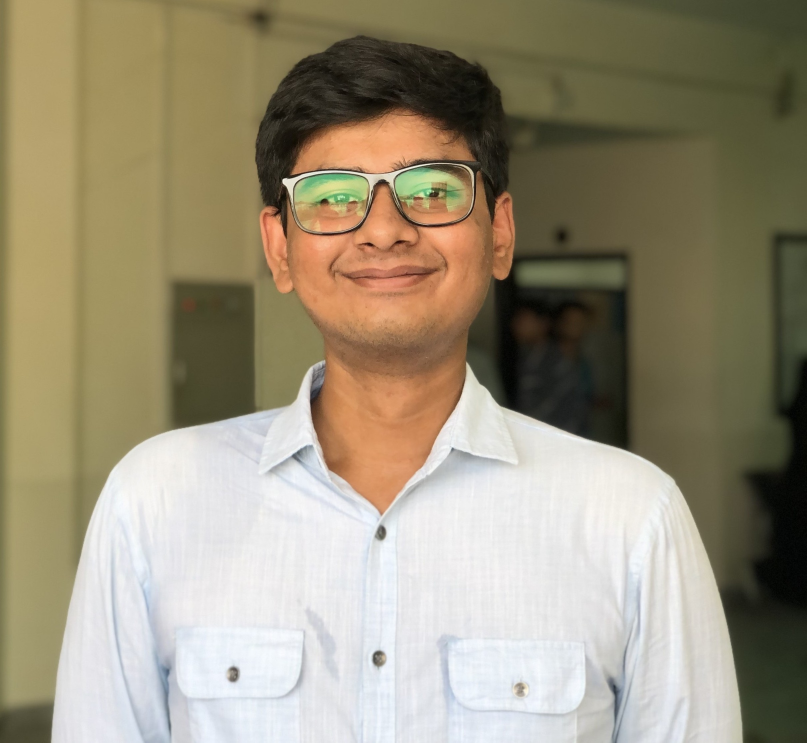
#> input picture source-photo.jpg, 2421 x 2227 px (shown at 1/3 size)
$ python make_ascii_svg.py ../source-photo.jpg ../source-prepped.jpg
#> lines starting #> are read from the running program, lines starting #| are printed output that depends on the picture
# scripts/make_ascii_svg.py
"""Render an ASCII-art portrait as an animated terminal-window SVG.

The portrait is sampled to a roughly *square* aspect (correcting for the tall
monospace character cell, which is what made the old output vertically long)
and each row wipes in left-to-right, staggered top-to-bottom, like a script
typing into a terminal. Output is well-formed XML because GitHub serves SVGs
as image/svg+xml and a strict parser silently drops a malformed document.
"""

# 10 ramp steps, dense (dark pixels) -> light (bright pixels)
ASCII_CHARS = "@%#*+=-:. "

# ---- geometry ----------------------------------------------------------
COLS = 140            # sampled columns (higher = more facial detail)
CHAR_W = 8.0          # px width of one monospace cell at FONT_SIZE
LINE_H = 15.0         # px height of one text row
FONT_SIZE = 12.9
PAD = 20              # left/right padding inside the window
TITLE_H = 30          # title-bar height

PROMPT = "umar@github: ~$ ./portrait.sh"
WHOAMI_USER = "umar@github"
WHOAMI_NAME = "Umar Aftab"

ACCENT = "#39d353"    # green prompt accent (GitHub contribution green)
FG = "#c9d1d9"        # ascii glyph color
MUTED = "#7d8590"     # title / prompt chrome


def _esc(s):
    return s.replace("&", "&amp;").replace("<", "&lt;").replace(">", "&gt;")


def image_to_ascii(image_path, cols=COLS):
#> called with image_path = '../source-photo.jpg', cols = 140
    from PIL import Image, ImageOps, ImageEnhance
    import numpy as np

    img = Image.open(image_path).convert("L")
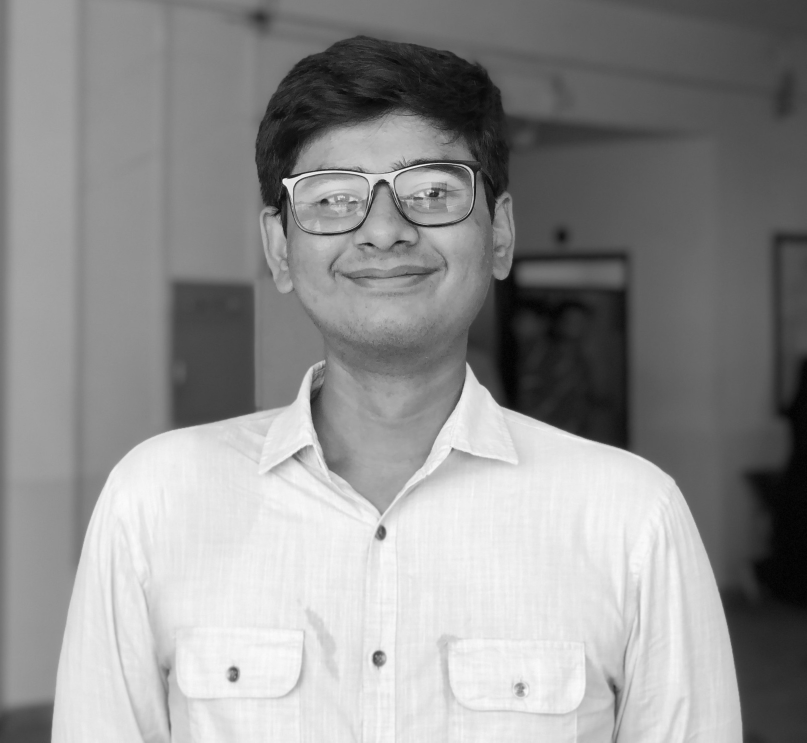
#> img: PIL image 2421x2227 L (shown at 1/3 size); min 0, max 253, mean 144.8
    img = ImageOps.autocontrast(img, cutoff=2)
    img = ImageEnhance.Contrast(img).enhance(1.5)  # separate face from background
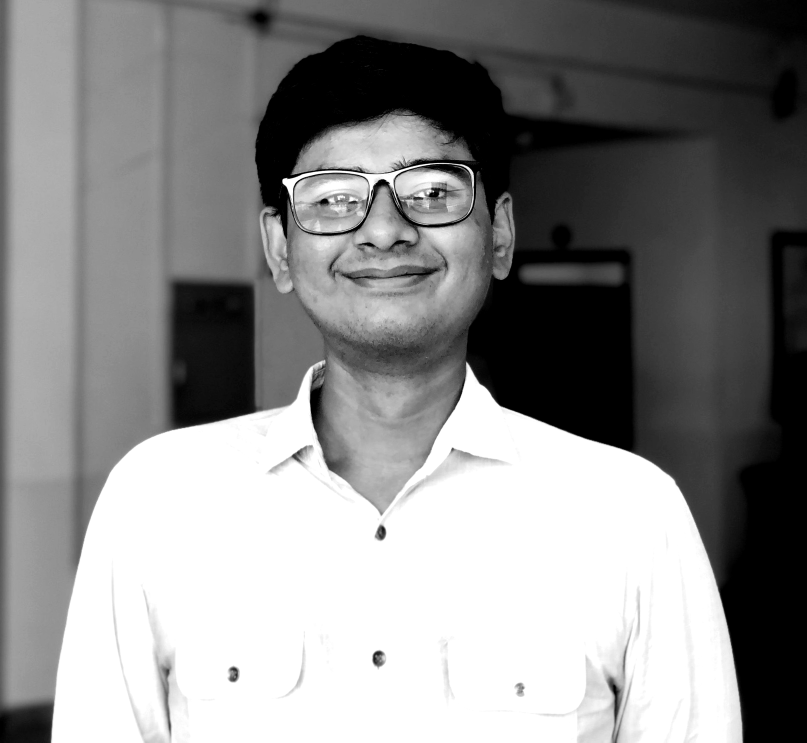
#> img: PIL image 2421x2227 L (shown at 1/3 size); min 0, max 255, mean 137.4
    # center-crop to a square so the face keeps its proportions
    w, h = img.size
#> w = 2421; h = 2227
    side = min(w, h)
#> side = 2227
    left, top = (w - side) // 2, (h - side) // 2
#> left = 97; top = 0
    img = img.crop((left, top, left + side, top + side))
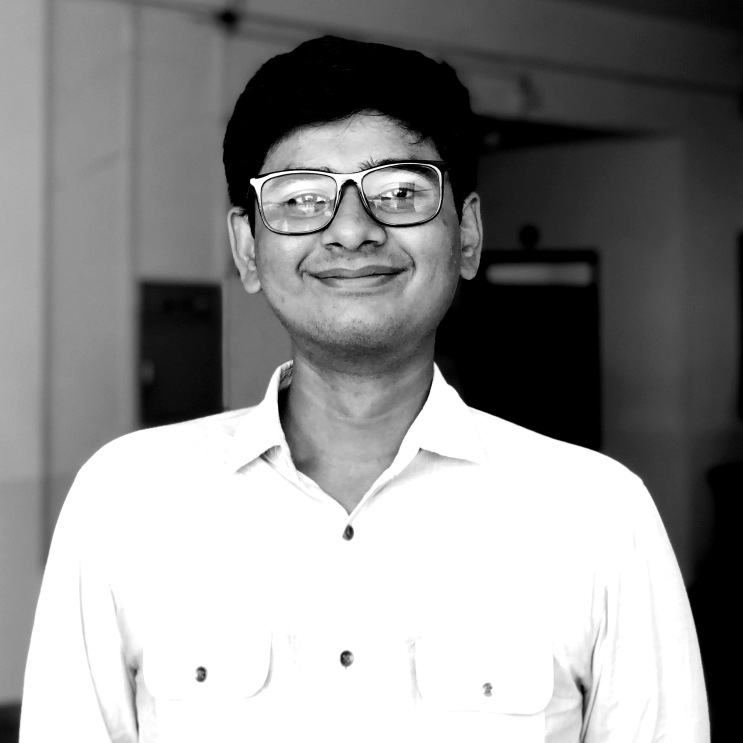
#> img: PIL image 2227x2227 L (shown at 1/3 size); min 0, max 255, mean 142.7
    # rows chosen so cols*CHAR_W ~= rows*LINE_H -> square once rendered
    rows = max(1, round(cols * CHAR_W / LINE_H))
    img = img.resize((cols, rows))
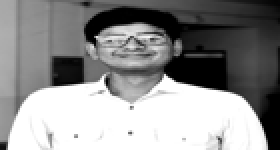
#> img: PIL image 140x75 L (shown 2 times larger); min 0, max 255, mean 142.7
    arr = np.asarray(img)
    scale = (len(ASCII_CHARS) - 1) / 255.0
    return ["".join(ASCII_CHARS[int(p * scale)] for p in row) for row in arr]


def ascii_to_svg(lines):
    cols = max((len(ln) for ln in lines), default=COLS)
#> cols = 140
    text_w = cols * CHAR_W
#> text_w = 1120
    W = round(PAD * 2 + text_w)
#> W = 1160
    y0 = TITLE_H + 18                       # first baseline
    last = y0 + (len(lines) - 1) * LINE_H
#> last = 1158
    whoami_y = last + LINE_H * 2
#> whoami_y = 1188
    H = round(whoami_y + 22)
#> H = 1210
    dur = 0.05                              # per-row wipe duration

    p = [
        f'<svg xmlns="http://www.w3.org/2000/svg" width="{W}" height="{H}" '
        f'viewBox="0 0 {W} {H}" '
        f'font-family="ui-monospace, SFMono-Regular, Menlo, Consolas, monospace">',
        '<defs><linearGradient id="bg" x1="0" y1="0" x2="0" y2="1">'
        '<stop offset="0" stop-color="#111722"/>'
        '<stop offset="1" stop-color="#0d1117"/></linearGradient></defs>',
        f'<rect width="{W}" height="{H}" rx="12" fill="url(#bg)"/>',
        f'<rect x="0.5" y="0.5" width="{W - 1}" height="{H - 1}" rx="12" '
        f'fill="none" stroke="#30363d" stroke-width="1"/>',
        f'<line x1="0" y1="{TITLE_H}" x2="{W}" y2="{TITLE_H}" stroke="#30363d"/>',
        '<circle cx="20" cy="15" r="5" fill="#ff5f56"/>'
        '<circle cx="36" cy="15" r="5" fill="#ffbd2e"/>'
        '<circle cx="52" cy="15" r="5" fill="#27c93f"/>',
        f'<text x="{W / 2:.1f}" y="19" fill="{MUTED}" font-size="12" '
        f'text-anchor="middle">{_esc(PROMPT)}</text>',
    ]

    for i, line in enumerate(lines):
        begin = round(i * dur, 3)
        y = y0 + i * LINE_H
        clip = f"r{i}"
        p.append(
            f'<clipPath id="{clip}"><rect x="{PAD}" y="{y - 12:.1f}" '
            f'height="{LINE_H}" width="0">'
            f'<animate attributeName="width" from="0" to="{text_w}" '
            f'begin="{begin}s" dur="{dur}s" fill="freeze"/></rect></clipPath>'
        )
        p.append(
            f'<g clip-path="url(#{clip})"><text xml:space="preserve" x="{PAD}" '
            f'y="{y:.1f}" fill="{FG}" font-size="{FONT_SIZE}" '
            f'textLength="{text_w}" lengthAdjust="spacing">{_esc(line)}</text></g>'
        )
#> this loop made 75 passes
#> (begin, y, clip) on passes 1 to 12: (0, 48, 'r0'), (0.05, 63, 'r1'), (0.1, 78, 'r2'), (0.15, 93, 'r3'), (0.2, 108, 'r4'), (0.25, 123, 'r5'), (0.3, 138, 'r6'), (0.35, 153, 'r7'), (0.4, 168, 'r8'), (0.45, 183, 'r9'), (0.5, 198, 'r10'), (0.55, 213, 'r11')
#> after the loop, p = 157 items

    # bottom whoami prompt, revealed after the portrait finishes
    reveal = round(len(lines) * dur + 0.1, 3)
#> reveal = 3.85
    prefix = f"{WHOAMI_USER}:~$ whoami "
    whoami_chars = len(prefix) + len(WHOAMI_NAME)
    whoami_w = whoami_chars * 7.4
    cursor_x = PAD + whoami_w + 3
    p.append(
        f'<g opacity="0"><set attributeName="opacity" to="1" begin="{reveal}s"/>'
        f'<text xml:space="preserve" x="{PAD}" y="{whoami_y:.1f}" font-size="13" '
        f'textLength="{whoami_w:.1f}" lengthAdjust="spacing">'
        f'<tspan fill="{ACCENT}">{_esc(WHOAMI_USER)}</tspan>'
        f'<tspan fill="{MUTED}">:~$ whoami </tspan>'
        f'<tspan fill="{FG}">{_esc(WHOAMI_NAME)}</tspan></text>'
        f'<rect x="{cursor_x:.1f}" y="{whoami_y - 11:.1f}" width="7" height="13" '
        f'fill="{FG}"><animate attributeName="opacity" values="1;0;1" dur="1s" '
        f'repeatCount="indefinite"/></rect></g>'
    )
    p.append("</svg>")
    return "".join(p)


if __name__ == "__main__":
    import sys

    if len(sys.argv) != 3:
        print("Usage: python make_ascii_svg.py <prepped_photo> <output_svg>")
        sys.exit(1)
    svg = ascii_to_svg(image_to_ascii(sys.argv[1]))
    with open(sys.argv[2], "w", encoding="utf-8") as f:
        f.write(svg)
    print(f"ASCII SVG saved to {sys.argv[2]}")
